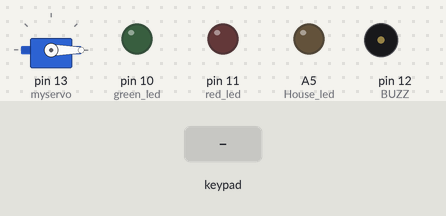
Simulated run of this sketch. Board: Arduino Uno, built with avr-gcc and run on an emulated ATmega328P. Shown: servo, output pins drawn as LEDs (lit = HIGH), buzzer (waves = sounding, pin HIGH). Inputs (shaded band) come from the test bench. What the sketch prints to the serial monitor is not drawn. At 8.1 s the program stops and its outputs stay as they are.

Above: at 1.2 s.
1.3 s: keypad keys A 6 8 * pressed 0.4 s apart
At 5.8 s:
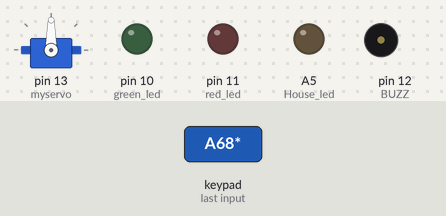
At 8.4 s:
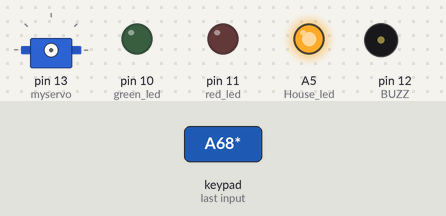
Timing chart, 0 to 9.6 s (numbered marks = the images above; inputs shaded):
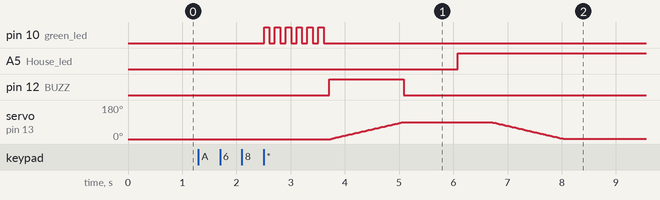

The sketch:

smart_keypad_lock1.ino
```cpp
// C++ code
//
#include <Servo.h>
Servo myservo;
int pos = 0;

#include <Keypad.h>
const byte ROWS = 4; //four rows
const byte COLS = 4; //four columns
char keys[ROWS][COLS] = {
{'1','2','3','A'},
{'4','5','6','B'},
{'7','8','9','C'},
{'*','0','#','D'}
};
byte rowPins[ROWS] = {9, 8, 7, 6}; //purple wires
byte colPins[COLS] = {5, 4, 3,2};  //orange wires
Keypad keypad = Keypad( makeKeymap(keys), rowPins, colPins, ROWS, COLS );
String passcode= ""; //variable in which password is stored
int count=0;
int i;
int BUZZ = 12;

void setup(){
 Serial.begin(9600);
 Serial.println("");
 Serial.println("***********WELCOME***********");
 Serial.print("Please enter your password:");
 pinMode(11, OUTPUT); //red led
 pinMode(10, OUTPUT); //green led
 pinMode(BUZZ,OUTPUT);
 myservo.attach(13);
 pinMode(A5, OUTPUT); //House led
 }

void loop(){
 myservo.write(0);
 char key = keypad.getKey();
 if (key){
   Serial.print(key);
   count=count+1;
   passcode=passcode+key;

   if(count==4){
     if (passcode=="A68*")
      {
       Serial.println("");
       Serial.println("ACCESS GRANTED");
       for(i=0;i<6;i++){  //led blinks 7 times
         digitalWrite(10, HIGH); // set the LED on
         delay(100); // wait for 0.1 second
         digitalWrite(10, LOW);
         delay(100); }
       for (pos = 0; pos <= 90; pos++) {
         myservo.write(pos);
         digitalWrite(BUZZ,HIGH);
         delay(15); }
       digitalWrite(BUZZ,LOW);
       delay(1000);
       analogWrite(A5, 255);
       delay(600);
       Serial.println("DOOR OPENED");
       Serial.println("YOU ENTERED THE HOUSE");
       Serial.println("HOUSE LED ON!");
       for (pos = 90; pos >= 0; pos--) {
         myservo.write(pos);
         delay(15); }
       exit(0);
      }
     else
      {
       Serial.println("");
       Serial.println("ACCESS DENIED");
       for(i=0;i<3;i++){  //led blinks 4 times
         digitalWrite(11, HIGH); // set the LED on
         tone(BUZZ, 1250, 100);//rings the buzzer
         delay(100); // wait for 0.1 second
         tone(BUZZ, 1250, 200);//rings the buzzer
         delay(200); // wait for 0.25 second
         digitalWrite(11, LOW);
         delay(100); }
       tone(BUZZ, 1250, 600);//rings the buzzer
       delay(600); // wait for 0.6 second
       Serial.print("RE-ENTER PASSWORD:");
       passcode="";
       count=0;
      }
   }
 }

}
```

Measured:
- after the input at 1.3 s, pin 10 (green_led): alternates HIGH for 0.10 s and LOW for 0.10 s, 12 changes in all, then stays LOW, starting after 1.2 s; A5 (House_led): LOW → HIGH after 4.8 s; pin 12 (BUZZ): LOW → HIGH after 2.4 s, → LOW 1.4 s later; servo on pin 13 (myservo): rises from 0° to 90° in 1.3 s, then falls to 1° in 3.0 s
